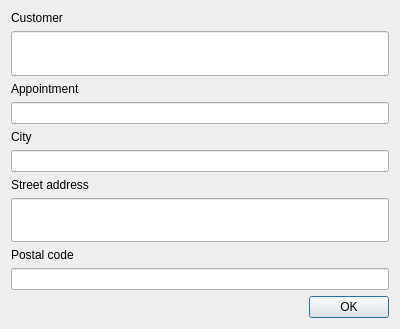
<?xml version="1.0" encoding="UTF-8"?>
<ui version="4.0">
 <class>Dialog</class>
 <widget class="QDialog" name="Dialog">
  <property name="geometry">
   <rect>
    <x>0</x>
    <y>0</y>
    <width>400</width>
    <height>329</height>
   </rect>
  </property>
  <property name="windowTitle">
   <string>Dialog</string>
  </property>
  <layout class="QVBoxLayout" name="verticalLayout_6">
   <item>
    <layout class="QVBoxLayout" name="verticalLayout_2">
     <item>
      <widget class="QLabel" name="labelCustomer">
       <property name="text">
        <string>Customer</string>
       </property>
      </widget>
     </item>
     <item>
      <widget class="QLineEdit" name="lineEditCustomer">
       <property name="sizePolicy">
        <sizepolicy hsizetype="Expanding" vsizetype="Expanding">
         <horstretch>0</horstretch>
         <verstretch>0</verstretch>
        </sizepolicy>
       </property>
      </widget>
     </item>
    </layout>
   </item>
   <item>
    <layout class="QVBoxLayout" name="verticalLayout">
     <item>
      <widget class="QLabel" name="labelAppointment">
       <property name="text">
        <string>Appointment</string>
       </property>
      </widget>
     </item>
    </layout>
   </item>
   <item>
    <widget class="QLineEdit" name="lineEditAppointment"/>
   </item>
   <item>
    <layout class="QVBoxLayout" name="verticalLayout_3">
     <item>
      <widget class="QLabel" name="labelCity">
       <property name="text">
        <string>City</string>
       </property>
      </widget>
     </item>
     <item>
      <widget class="QLineEdit" name="lineEditCity"/>
     </item>
    </layout>
   </item>
   <item>
    <layout class="QVBoxLayout" name="verticalLayout_4">
     <item>
      <widget class="QLabel" name="labelStreetAddress">
       <property name="text">
        <string>Street address</string>
       </property>
      </widget>
     </item>
     <item>
      <widget class="QLineEdit" name="lineEditStreetAddress">
       <property name="sizePolicy">
        <sizepolicy hsizetype="Expanding" vsizetype="Expanding">
         <horstretch>0</horstretch>
         <verstretch>0</verstretch>
        </sizepolicy>
       </property>
      </widget>
     </item>
    </layout>
   </item>
   <item>
    <layout class="QVBoxLayout" name="verticalLayout_5">
     <item>
      <widget class="QLabel" name="labelPostalCode">
       <property name="text">
        <string>Postal code</string>
       </property>
      </widget>
     </item>
     <item>
      <widget class="QLineEdit" name="lineEditPostalCode">
       <property name="maxLength">
        <number>6</number>
       </property>
      </widget>
     </item>
    </layout>
   </item>
   <item>
    <layout class="QHBoxLayout" name="horizontalLayout">
     <item>
      <spacer name="horizontalSpacer">
       <property name="orientation">
        <enum>Qt::Horizontal</enum>
       </property>
       <property name="sizeHint" stdset="0">
        <size>
         <width>40</width>
         <height>20</height>
        </size>
       </property>
      </spacer>
     </item>
     <item>
      <widget class="QPushButton" name="pushButtonOK">
       <property name="text">
        <string>OK</string>
       </property>
      </widget>
     </item>
    </layout>
   </item>
  </layout>
 </widget>
 <resources/>
 <connections/>
</ui>
